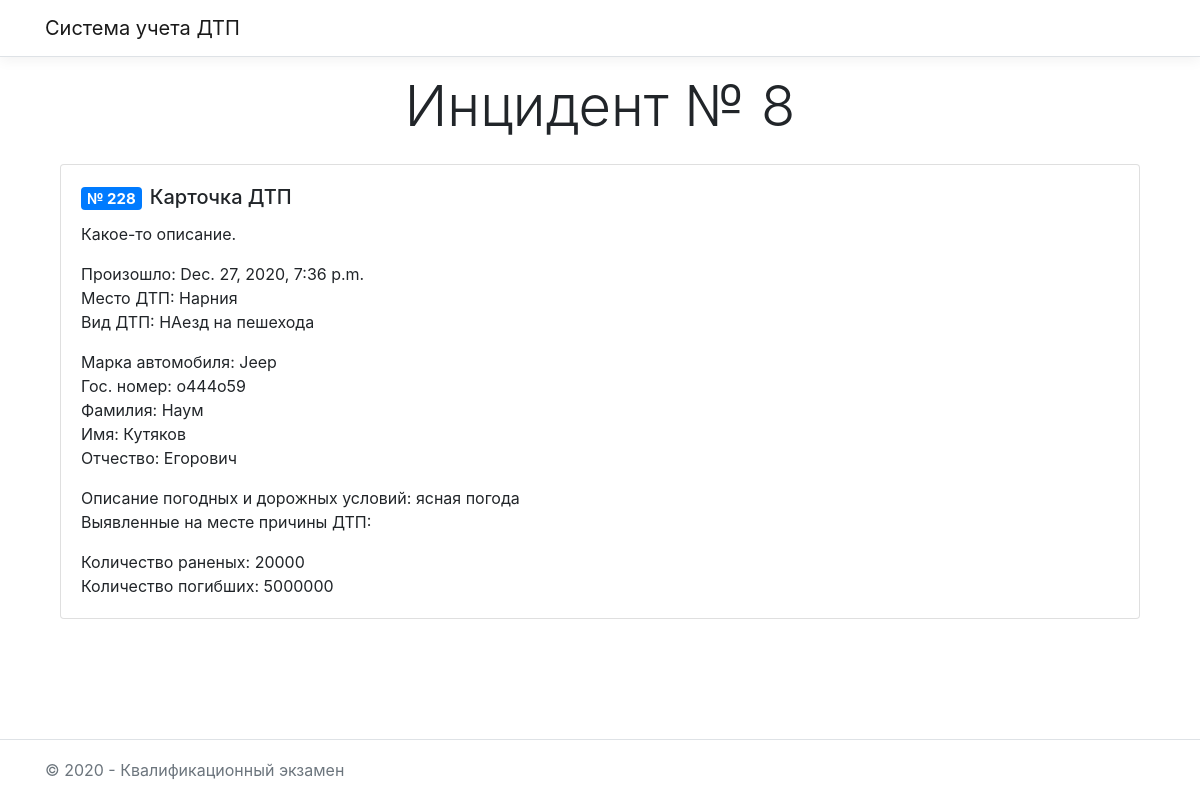
/allIncidents/8, run on the app's committed database.
### GAI/models.py (models this page shows)
class cards(models.Model):
    date = models.DateTimeField(auto_now_add=True)
    place = models.CharField(max_length=500)
    incident = models.ForeignKey(type_incident, on_delete=models.CASCADE)
    driver = models.ForeignKey(drivers, on_delete=models.CASCADE)
    died_count = models.IntegerField()
    injured_count = models.IntegerField()
    car = models.ForeignKey(cars, on_delete=models.CASCADE)
    weather = models.ForeignKey(conditionals, on_delete=models.CASCADE)
    prichiny = models.ManyToManyField(reasons_DTP)

class type_incident(models.Model):
    name = models.CharField(max_length=220)

class cars(models.Model):
    cars_brand = models.ForeignKey(cars_brand, on_delete=models.CASCADE)
    plate_number = models.CharField(max_length=8)
    insurance_number = models.CharField(max_length=100)

class cars_brand(models.Model):
    name = models.CharField(max_length=100)

class drivers(models.Model):
    name = models.CharField(max_length=200)
    familia = models.CharField(max_length=200)
    otchestvo = models.CharField(max_length=200)
    license_number = models.CharField(max_length=10)

class conditionals(models.Model):
    name = models.CharField(max_length=100)

### GAI/views.py (the view)
# urls.py: path('allIncidents/<int:id>', views.thIncident)
def thIncident(request, id):
    card = models.cards.objects.all().filter(id=id)
    return render(request, "aboutRoadAccident.html", {"card":card[0]})

### templates/aboutRoadAccident.html (shortened to what this page needs)
{% extends "base.html" %}
{% block main %}
<main role="main" class="pb-3">
	<div>
		<h1 class="display-4 mb-4 text-center">Инцидент № {{card.id}}</h1>
		<div class="container">
			<div class="card mb-2">
				<div class="card-body">
					<h5 class="card-title"><span class="badge badge-primary mr-2">№ 228</span>Карточка ДТП</h5>
					<p class="card-text">Какое-то описание.</p>
					<p class="card-text mb-0">Произошло: {{ card.date }}</p>
					<p class="card-text mb-0">Место ДТП: {{ card.place}}</p>
					<p class="card-text">Вид ДТП: {{ card.incident.name }}</p>
					<p class="card-text mb-0">Марка автомобиля: {{ card.car.cars_brand.name }}</p>
					<p class="card-text mb-0">Гос. номер: {{card.car.plate_number}}</p>
					<p class="card-text mb-0">Фамилия: {{ card.driver.familia }}</p>
					<p class="card-text mb-0">Имя: {{ card.driver.name }}</p>
					<p class="card-text">Отчество: {{ card.driver.otchestvo }}</p>
					<p class="card-text mb-0">Описание погодных и дорожных условий: {{ card.weather.name }}</p>
					<p class="card-text">Выявленные на месте причины ДТП: </p>
					<p class="card-text mb-0">Количество раненых: {{card.injured_count}}</p>
					<p class="card-text">Количество погибших: {{ card.died_count }}</p>
				</div>
			</div>
		</div>
	</div>
</main>
{% endblock main %}

### static/res/style.css (style rules this page uses)
html { font-size: 14px; }
@media (min-width: 768px) { html { font-size: 16px; } }
html { position: relative; min-height: 100%; }
body { margin-bottom: 60px; }

### templates/base.html (style rules this page uses)
html { font-size: 14px; }
@media (min-width: 768px) { html { font-size: 16px; } }
html { position: relative; min-height: 100%; }
body { margin-bottom: 60px; }

### data on the page
cards: id "8", date "Dec. 27, 2020, 7:36 p.m.", place "Нарния", incident.name "НАезд на пешехода", car.cars_brand.name "Jeep", car.plate_number "о444о59", driver.familia "Наум", driver.name "Кутяков", driver.otchestvo "Егорович", weather.name "ясная погода", injured_count "20000", died_count "5000000"
